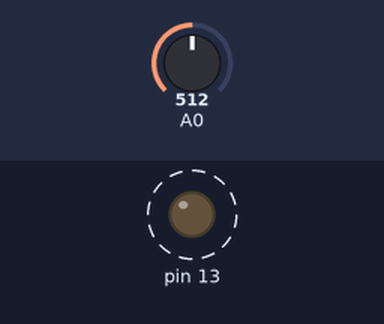
This sketch was run on a simulated Arduino Uno, built with avr-gcc and run on an emulated ATmega328P. On the bench: output pins drawn as LEDs (lit = HIGH). Dashed ring = blinking. The inputs (shaded band) are chosen by the test bench; at power-on: A0 = 512.

Above: at 0.2 s.
Timing chart, 0 to 3.0 s (numbered marks = the images above):
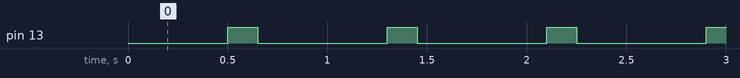

The sketch:

speed_blinking.ino
```cpp
void setup()
{
  pinMode(13, OUTPUT);
  Serial.begin(9600);
}

void loop()
{
  int x;
 int d=analogRead(A0);
  delay(500);
 if(d>900)
	{
		x++;
 	}
		for(int i=x;i<=x;i++)
		{
			digitalWrite(13,HIGH);
			delay(150);
			digitalWrite(13,LOW);
			delay(150);
		}
}
```

Measured:
- by itself, pin 13: alternates HIGH for 0.15 s and LOW for 0.65 s
